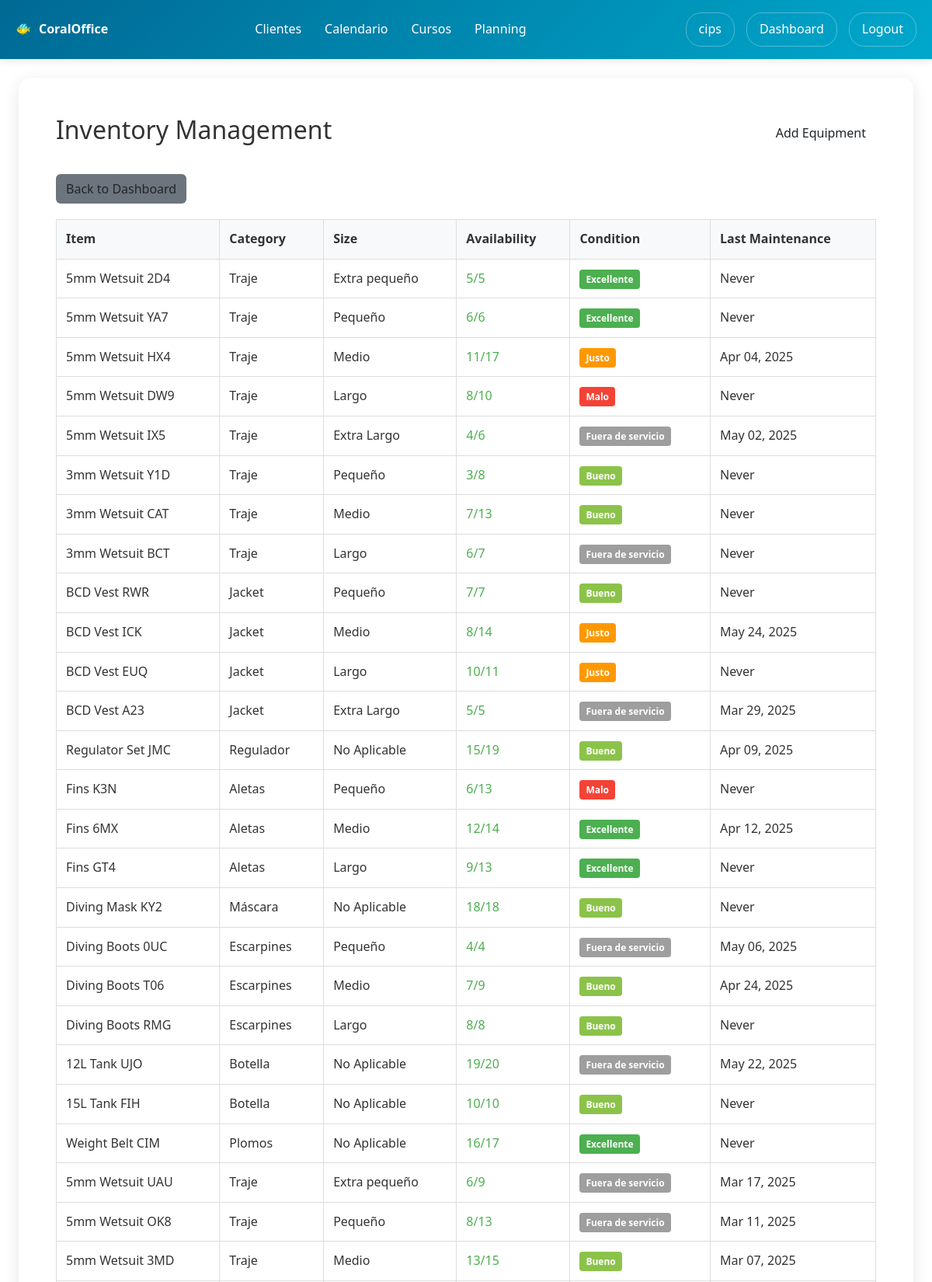
Screenshot of /users/inventory/ (signed in, upper part) with the database file from the repository.
### users/models.py (models this page shows, shortened)
class InventoryItem(models.Model):
    CATEGORY_CHOICES = [
        ('WETSUIT', 'Traje'),
        ('BCD', 'Jacket'),
        ('REGULATOR', 'Regulador'),
        ('FINS', 'Aletas'),
        ('MASK', 'Máscara'),
        ('BOOTS', 'Escarpines'),
        ('TANK', 'Botella'),
        ('WEIGHT', 'Plomos'),
        ('OTHER', 'Otros'),
    ]
    SIZE_CHOICES = [
        ('XS', 'Extra pequeño'),
        ('S', 'Pequeño'),
        ('M', 'Medio'),
        ('L', 'Largo'),
        ('XL', 'Extra Largo'),
        ('XXL', 'Extra Extra Largo'),
        ('N/A', 'No Aplicable'),
    ]
    diving_center = models.ForeignKey(User, on_delete=models.CASCADE, related_name='inventory_items')
    name = models.CharField(max_length=100)
    category = models.CharField(max_length=20, choices=CATEGORY_CHOICES)
    size = models.CharField(max_length=10, choices=SIZE_CHOICES, default='N/A')
    quantity_total = models.IntegerField(default=1)
    quantity_available = models.IntegerField(default=1)
    condition = models.CharField(max_length=20, choices=[
        ('EXCELLENT', 'Excellente'),
        ('GOOD', 'Bueno'),
        ('FAIR', 'Justo'),
        ('POOR', 'Malo'),
        ('OUT_OF_SERVICE', 'Fuera de servicio'),
    ], default='GOOD')
    purchase_date = models.DateField(null=True, blank=True)
    last_maintenance = models.DateField(null=True, blank=True)
    notes = models.TextField(blank=True)
    created_at = models.DateTimeField(auto_now_add=True)

### users/views.py (the view)
# urls.py: path('inventory/', views.inventory_list, name='inventory_list'),
@login_required
def inventory_list(request):
    if not request.user.userprofile.is_diving_center:
        messages.error(request, 'Access denied.')
        return redirect('users:profile')
    items = InventoryItem.objects.filter(diving_center=request.user)
    return render(request, 'users/inventory_list.html', {'items': items})

### users/context_processors.py (called while the page is built)
def cookies_context(request):
    cookies_accepted = request.COOKIES.get('cookies_accepted', 'false') == 'true'
    show_cookies_banner = not cookies_accepted
    return {
        'cookies_accepted': cookies_accepted,
        'show_cookies_banner': show_cookies_banner,
    }

### users/templates/users/inventory_list.html (shortened to what this page needs)
{% extends 'users/base.html' %}
{% block users_content %}
<div style="display: flex; justify-content: space-between; align-items: center; margin-bottom: 30px;">
    <h2>Inventory Management</h2>
    <a href="{% url 'users:add_inventory_item' %}" class="btn">Add Equipment</a>
</div>
<div style="margin-bottom: 20px;">
    <a href="{% url 'users:diving_center_dashboard' %}" class="btn" style="background: #6c757d;">Back to Dashboard</a>
</div>
{% if items %}
    <div style="overflow-x: auto;">
        <table style="width: 100%; border-collapse: collapse; margin-bottom: 20px;">
            <thead>
                <tr style="background-color: #f8f9fa;">
                    <th style="border: 1px solid #ddd; padding: 12px; text-align: left;">Item</th>
                    <th style="border: 1px solid #ddd; padding: 12px; text-align: left;">Category</th>
                    <th style="border: 1px solid #ddd; padding: 12px; text-align: left;">Size</th>
                    <th style="border: 1px solid #ddd; padding: 12px; text-align: left;">Availability</th>
                    <th style="border: 1px solid #ddd; padding: 12px; text-align: left;">Condition</th>
                    <th style="border: 1px solid #ddd; padding: 12px; text-align: left;">Last Maintenance</th>
                </tr>
            </thead>
            <tbody>
                {% for item in items %}
                <tr>
                    <td style="border: 1px solid #ddd; padding: 12px;">{{ item.name }}</td>
                    <td style="border: 1px solid #ddd; padding: 12px;">{{ item.get_category_display }}</td>
                    <td style="border: 1px solid #ddd; padding: 12px;">{{ item.get_size_display }}</td>
                    <td style="border: 1px solid #ddd; padding: 12px;">
                        <span style="color: {% if item.quantity_available > 0 %}#4caf50{% else %}#f44336{% endif %}">
                            {{ item.quantity_available }}/{{ item.quantity_total }}
                        </span>
                    </td>
                    <td style="border: 1px solid #ddd; padding: 12px;">
                        <span class="condition-badge condition-{{ item.condition|lower }}">{{ item.get_condition_display }}</span>
                    </td>
                    <td style="border: 1px solid #ddd; padding: 12px;">
                        {{ item.last_maintenance|date:"M d, Y"|default:"Never" }}
                    </td>
                </tr>
                {% endfor %}
            </tbody>
        </table>
    </div>
{% else %}
    <p>No inventory items added yet.</p>
{% endif %}
{% endblock %}

### home/templates/home/base.html (shortened to what this page needs)
<!DOCTYPE html>
<html lang="en">
<head>
    <link href="https://cdn.jsdelivr.net/npm/bootstrap@5.3.2/dist/css/bootstrap.min.css" rel="stylesheet">
    <link rel="stylesheet" href="https://cdn.jsdelivr.net/npm/bootstrap-icons@1.11.1/font/bootstrap-icons.css">
</head>
<body>
    <header class="header">
        <nav class="nav-container">
            <div class="logo">CoralOffice</div>
            <ul class="nav-menu m-0 ms-0 p-0">
                {% if user.is_authenticated and user.userprofile.is_diving_center %}
                    <li><a href="{% url 'users:customer_list' %}">Clientes</a></li>
                    <li><a href="{% url 'users:calendar_view' %}">Calendario</a></li>
                <li><a href="{% url 'users:courses_list' %}">Cursos</a></li>
<li><a href="{% url 'users:staff_planning' %}">Planning</a></li>
                {% else %}
                    <li><a href="{% url 'home:home' %}">Home</a></li>
                    <li><a href="{% url 'home:services' %}">Services</a></li>
                    <li><a href="{% url 'home:about' %}">About</a></li>
                    <li><a href="{% url 'home:contact' %}">Contact</a></li>
                {% endif %}
            </ul>
            <div class="user-menu ms-3">
                {% if user.is_authenticated %}
                    <a href="{% url 'users:profile' %}">{{ user.username }}</a>
                    {% if user.userprofile.is_diving_center %}
                        <a href="{% url 'users:diving_center_dashboard' %}">Dashboard</a>
                    {% endif %}
                    <a href="{% url 'users:logout' %}">Logout</a>
                {% else %}
                    <a href="{% url 'users:login' %}">Login</a>
                {% endif %}
            </div>
        </nav>
    </header>
    <main class="main-content pt-0">
        {% block content %}
        {% endblock %}
    </main>
</body>
</html>

### home/templates/home/base.html (style rules this page uses)
* { margin: 0; padding: 0; box-sizing: border-box; }
body { font-family: 'Segoe UI', Tahoma, Geneva, Verdana, sans-serif; line-height: 1.6; color: #333; }
.header { background: linear-gradient(135deg, #006994, #00a8cc); color: white; padding: 1rem 0; box-shadow: 0 2px 10px rgba(0,0,0,0.1); position: relative; }
.nav-container { max-width: 1200px; margin: 0 auto; display: flex; justify-content: space-between; align-items: center; padding: 0 20px; }
.logo { font-size: 1rem; font-weight: bold; display: flex; align-items: center; z-index: 1001; }
.logo::before { content: '🐠'; margin-right: 10px; }
.nav-menu { display: flex; list-style: none; gap: 30px; }
.nav-menu a { color: white; text-decoration: none; padding: 10px 0px; border-radius: 5px; transition: background 0.3s; }
.user-menu { display: flex; align-items: center; gap: 15px; }
.user-menu a { color: white; text-decoration: none; padding: 8px 16px; border: 1px solid rgba(255,255,255,0.3); border-radius: 20px; transition: all 0.3s; }
.main-content { min-height: calc(100vh - 140px); padding: 40px 0; }

### users/templates/users/inventory_list.html (style rules this page uses)
.condition-badge { padding: 4px 8px; border-radius: 4px; font-size: 12px; font-weight: bold; }
.condition-excellent { background-color: #4caf50; color: #fff; }
.condition-good { background-color: #8bc34a; color: #fff; }
.condition-fair { background-color: #ff9800; color: #fff; }
.condition-poor { background-color: #f44336; color: #fff; }
.condition-out_of_service { background-color: #9e9e9e; color: #fff; }

### rows the page displays
InventoryItem: name "5mm Wetsuit 2D4", category "Traje", size "Extra pequeño", quantity_available "5", quantity_total "5", condition "Excellente", last_maintenance "Never"
InventoryItem: name "5mm Wetsuit YA7", category "Traje", size "Pequeño", quantity_available "6", quantity_total "6", condition "Excellente", last_maintenance "Never"
InventoryItem: name "5mm Wetsuit HX4", category "Traje", size "Medio", quantity_available "11", quantity_total "17", condition "Justo", last_maintenance "Apr 04, 2025"
InventoryItem: name "5mm Wetsuit DW9", category "Traje", size "Largo", quantity_available "8", quantity_total "10", condition "Malo", last_maintenance "Never"
InventoryItem: name "5mm Wetsuit IX5", category "Traje", size "Extra Largo", quantity_available "4", quantity_total "6", condition "Fuera de servicio", last_maintenance "May 02, 2025"
InventoryItem: name "3mm Wetsuit Y1D", category "Traje", size "Pequeño", quantity_available "3", quantity_total "8", condition "Bueno", last_maintenance "Never"
InventoryItem: name "3mm Wetsuit CAT", category "Traje", size "Medio", quantity_available "7", quantity_total "13", condition "Bueno", last_maintenance "Never"
InventoryItem: name "3mm Wetsuit BCT", category "Traje", size "Largo", quantity_available "6", quantity_total "7", condition "Fuera de servicio", last_maintenance "Never"
InventoryItem: name "BCD Vest RWR", category "Jacket", size "Pequeño", quantity_available "7", quantity_total "7", condition "Bueno", last_maintenance "Never"
InventoryItem: name "BCD Vest ICK", category "Jacket", size "Medio", quantity_available "8", quantity_total "14", condition "Justo", last_maintenance "May 24, 2025"
InventoryItem: name "BCD Vest EUQ", category "Jacket", size "Largo", quantity_available "10", quantity_total "11", condition "Justo", last_maintenance "Never"
InventoryItem: name "BCD Vest A23", category "Jacket", size "Extra Largo", quantity_available "5", quantity_total "5", condition "Fuera de servicio", last_maintenance "Mar 29, 2025"
InventoryItem: name "Regulator Set JMC", category "Regulador", size "No Aplicable", quantity_available "15", quantity_total "19", condition "Bueno", last_maintenance "Apr 09, 2025"
InventoryItem: name "Fins K3N", category "Aletas", size "Pequeño", quantity_available "6", quantity_total "13", condition "Malo", last_maintenance "Never"
InventoryItem: name "Fins 6MX", category "Aletas", size "Medio", quantity_available "12", quantity_total "14", condition "Excellente", last_maintenance "Apr 12, 2025"
InventoryItem: name "Fins GT4", category "Aletas", size "Largo", quantity_available "9", quantity_total "13", condition "Excellente", last_maintenance "Never"
InventoryItem: name "Diving Mask KY2", category "Máscara", size "No Aplicable", quantity_available "18", quantity_total "18", condition "Bueno", last_maintenance "Never"
InventoryItem: name "Diving Boots 0UC", category "Escarpines", size "Pequeño", quantity_available "4", quantity_total "4", condition "Fuera de servicio", last_maintenance "May 06, 2025"
InventoryItem: name "Diving Boots T06", category "Escarpines", size "Medio", quantity_available "7", quantity_total "9", condition "Bueno", last_maintenance "Apr 24, 2025"
InventoryItem: name "Diving Boots RMG", category "Escarpines", size "Largo", quantity_available "8", quantity_total "8", condition "Bueno", last_maintenance "Never"
InventoryItem: name "12L Tank UJO", category "Botella", size "No Aplicable", quantity_available "19", quantity_total "20", condition "Fuera de servicio", last_maintenance "May 22, 2025"
InventoryItem: name "15L Tank FIH", category "Botella", size "No Aplicable", quantity_available "10", quantity_total "10", condition "Bueno", last_maintenance "Never"
InventoryItem: name "Weight Belt CIM", category "Plomos", size "No Aplicable", quantity_available "16", quantity_total "17", condition "Excellente", last_maintenance "Never"
InventoryItem: name "5mm Wetsuit UAU", category "Traje", size "Extra pequeño", quantity_available "6", quantity_total "9", condition "Fuera de servicio", last_maintenance "Mar 17, 2025"
InventoryItem: name "5mm Wetsuit OK8", category "Traje", size "Pequeño", quantity_available "8", quantity_total "13", condition "Fuera de servicio", last_maintenance "Mar 11, 2025"
InventoryItem: name "5mm Wetsuit 3MD", category "Traje", size "Medio", quantity_available "13", quantity_total "15", condition "Bueno", last_maintenance "Mar 07, 2025"

### other values shown
{{ user.username }} "cips"
